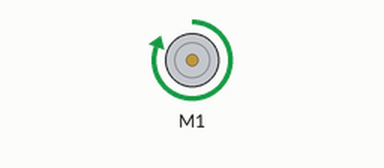
Simulated run of this program. Board: CircuitPython board. Shown: DC motor (green arrow = forward, orange = backward, longer = faster). At 2.3 s the program ends and the board releases its pins; the recording ends there.

Above: at 0.1 s.
At 1.3 s:
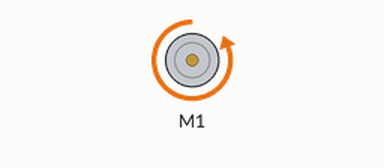
Timing chart, 0 to 2.3 s (numbered marks = the images above):
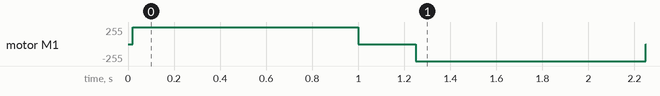

The program:

motors.py
```python
import time
from adafruit_motorkit import MotorKit

# create motor object
kit = MotorKit()

# run motor forward 1 second
kit.motor1.throttle = 1.0
time.sleep(1.0)

# stop motor
kit.motor1.throttle = 0.0
time.sleep(0.25)

# run motor reverse 1 second
kit.motor1.throttle = -1.0
time.sleep(1.0)

# stop motor
kit.motor1.throttle = 0.0
```

Measured:
- by itself, motor M1: stopped → forward 255/255 at 0.02 s, → stopped 0.98 s later, → backward 255/255 0.25 s later, → stopped 1.0 s later
